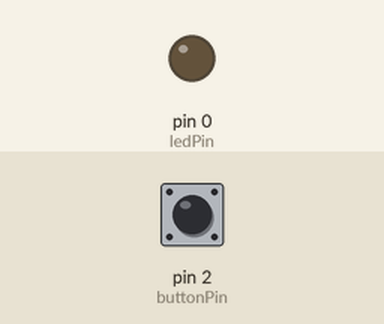
Bench run of a sketch on a simulated Arduino Uno, built with avr-gcc and run on an emulated ATmega328P. Parts: output pins drawn as LEDs (lit = HIGH). Dashed ring = blinking. The test bench sets the inputs (shaded band); at power-on: pin 2 (buttonPin) HIGH.

Above: at 1.2 s.
1.3 s: pin 2 (buttonPin) pulled LOW for 1 s
At 2.7 s:
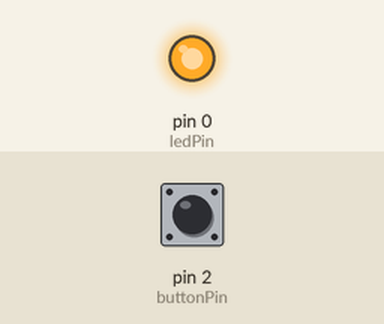
3.8 s: pin 2 (buttonPin) pulled LOW for 0.15 s
At 5.3 s:
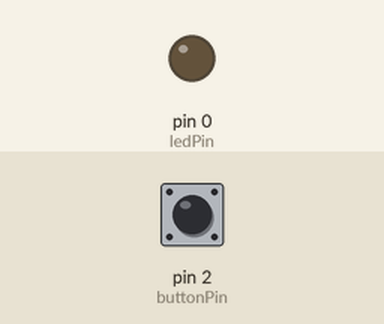
5.6 s: pin 2 (buttonPin) pulled LOW for 3.2 s
At 6.12 s:
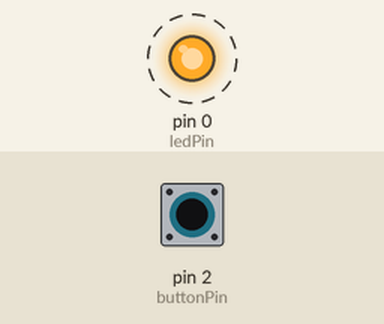
Timing chart, 0 to 10.3 s (numbered marks = the images above; inputs shaded):
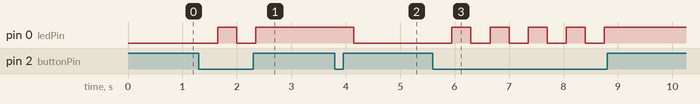

Measured:
- after the input at 1.3 s, pin 0 (ledPin): LOW → HIGH after 0.35 s, → LOW 0.35 s later, → HIGH 0.35 s later
- after the input at 3.8 s, pin 0 (ledPin): HIGH → LOW after 0.35 s
- after the input at 5.6 s, pin 0 (ledPin): alternates HIGH for 0.35 s and LOW for 0.35 s, 9 changes in all, then stays HIGH, starting after 0.35 s

The sketch:

oving3.ino
```cpp
int buttonPin = 2;
int ledPin = 0;
int buttonstate = 0;
int ledstate = 0;

void setup() {

pinMode(ledPin, OUTPUT);

pinMode(buttonPin, INPUT);
}

void loop(){

buttonstate = digitalRead(buttonPin);
ledstate = digitalRead(ledPin);
int timer=0;
if (buttonstate == LOW) {
  int startTid = millis();
  delay(100);
  while (true){
    buttonstate = digitalRead(buttonPin);
    int naaTid = millis();
    if(naaTid - startTid > 500){
      break;
    }
    if(buttonstate == LOW){
      timer = 1;
      break;
    }
  }
  if (timer == 1){
    if (ledstate == LOW ) {
      delay(250);
      digitalWrite(ledPin, HIGH);
    }
    else{
      delay(250);
      digitalWrite(ledPin, LOW);
    }
  }
 }
}
```
